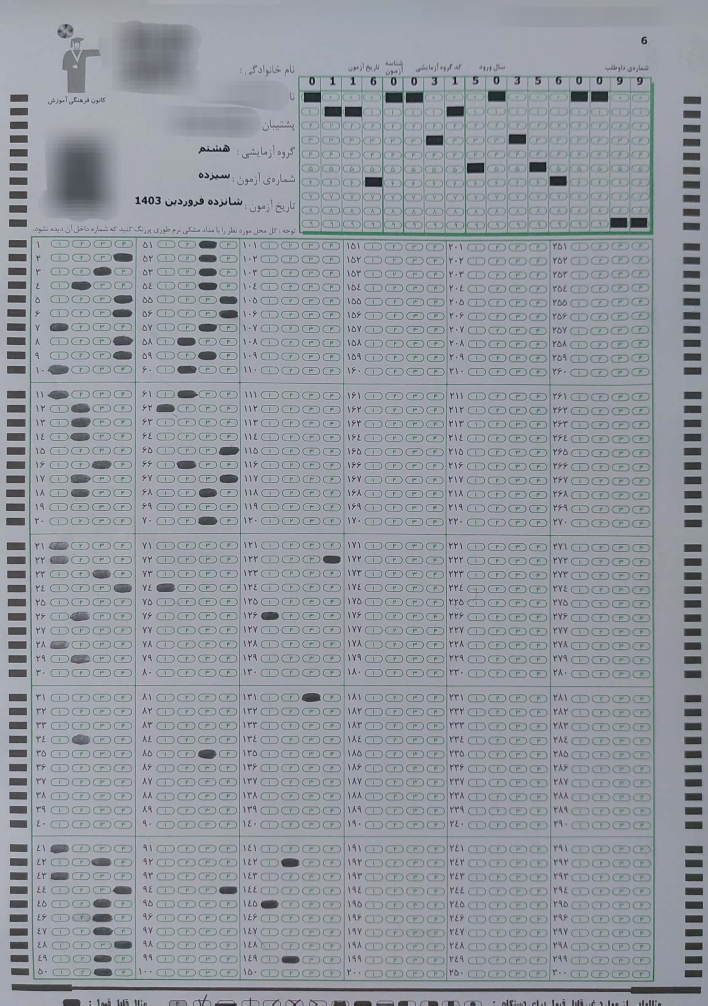
#> input picture images/1.jpg, 2124 x 3018 px (shown at 1/3 size); the run also reads 1 picture not shown here
$ python ImageProcessing.py
#> lines starting #> are read from the running program, lines starting #| are printed output that depends on the picture; after the words box and inside, x2 and y2 are one past the last pixel; in counts of white or black regions, pixels touching at a corner belong together
import cv2
import numpy as np
import pytesseract
pytesseract.pytesseract.tesseract_cmd = r'C:\Program Files\Tesseract-OCR\tesseract.exe'

WIDTH = 600
HEIGHT = 800

# Load images
image1 = cv2.imread('images/1.jpg', cv2.IMREAD_GRAYSCALE)
#> image1: shape (3018, 2124); min 0, max 219, mean 151.9
image2 = cv2.imread('images/2.jpg', cv2.IMREAD_GRAYSCALE)
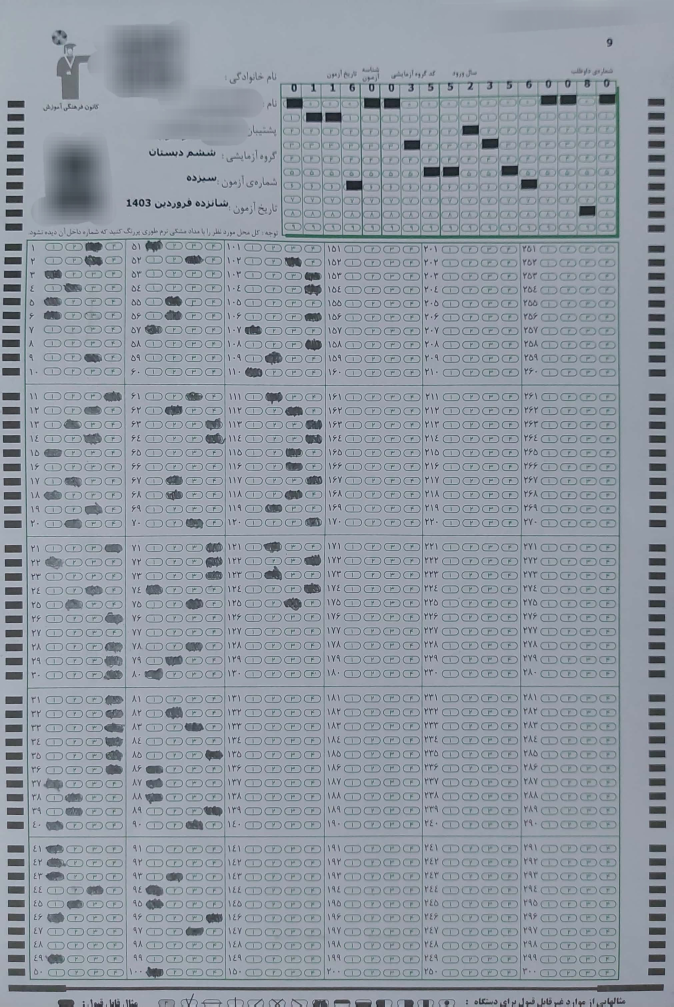
#> input picture images/2.jpg, 2020 x 3020 px (shown at 1/3 size)
#> image2: shape (3020, 2020); min 0, max 218, mean 151.4
image3 = cv2.imread('images/3.jpg', cv2.IMREAD_GRAYSCALE)
#> image3: shape (3062, 2176); min 0, max 225, mean 153.4
image4 = cv2.imread('images/4.jpg', cv2.IMREAD_GRAYSCALE)
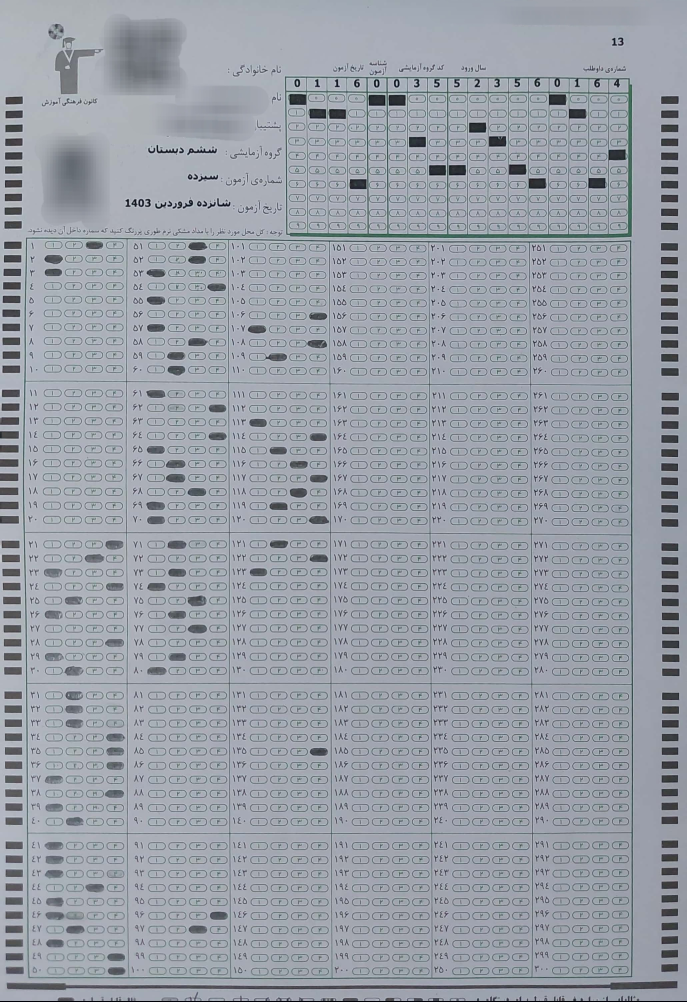
#> input picture images/4.jpg, 2060 x 3004 px (shown at 1/3 size)
#> image4: shape (3004, 2060); min 0, max 230, mean 158.8
image5 = cv2.imread('images/5.jpg', cv2.IMREAD_GRAYSCALE)
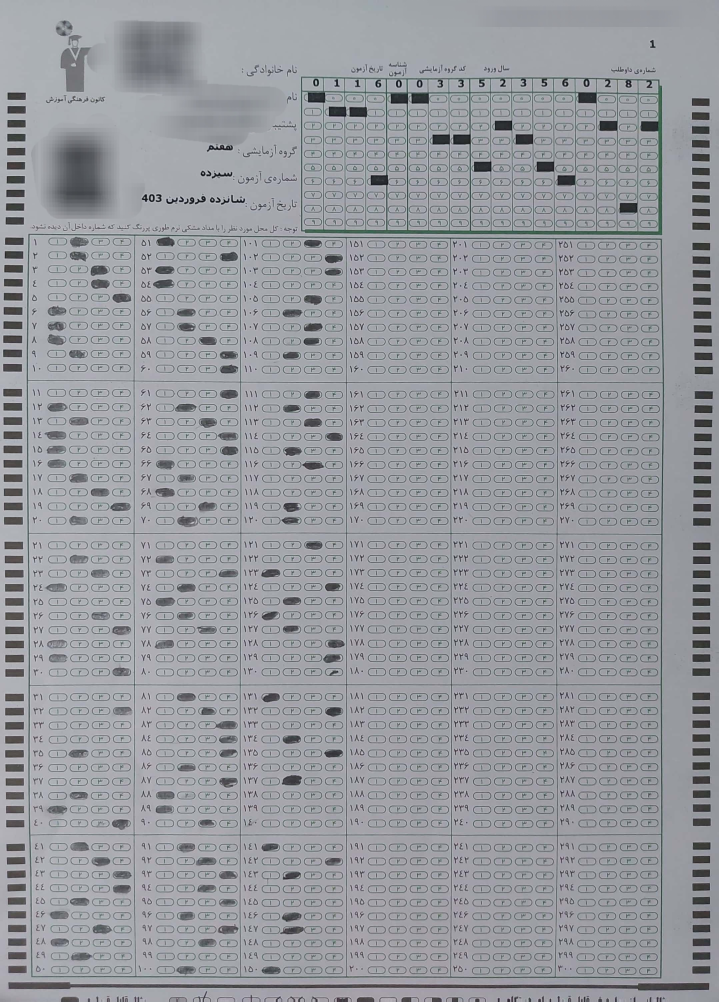
#> input picture images/5.jpg, 2156 x 3004 px (shown at 1/3 size)
#> image5: shape (3004, 2156); min 0, max 226, mean 153.8
image6 = cv2.imread('images/6.png', cv2.IMREAD_GRAYSCALE)
image7 = cv2.imread('images/7.jpg', cv2.IMREAD_GRAYSCALE)
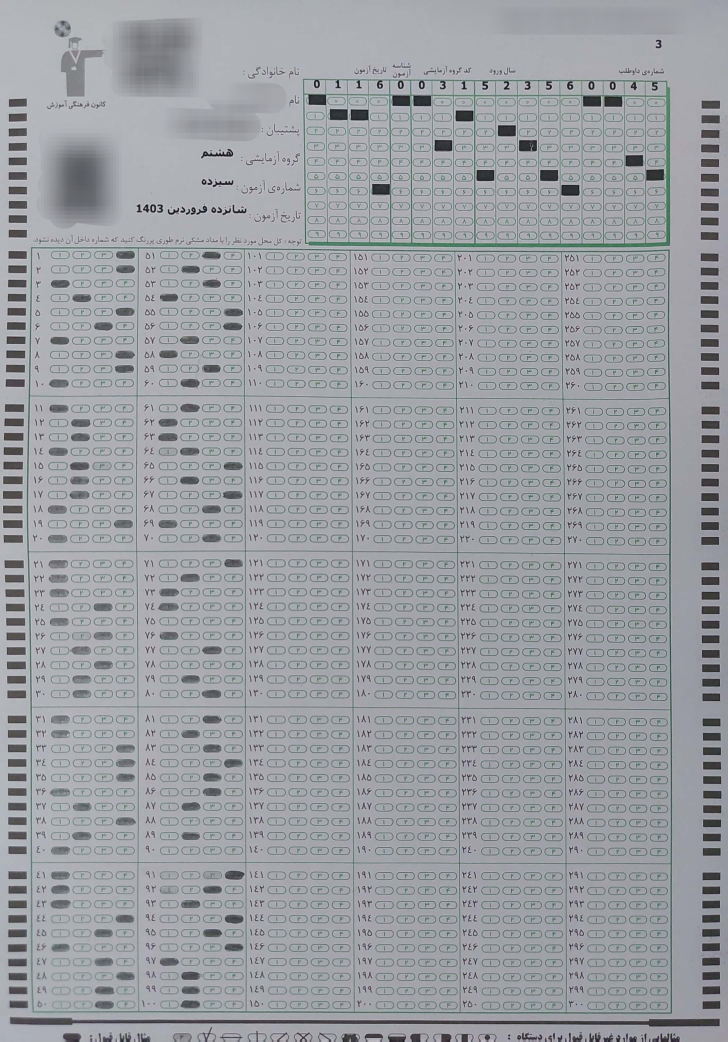
#> input picture images/7.jpg, 2184 x 3126 px (shown at 1/3 size)
#> image7: shape (3126, 2184); min 0, max 222, mean 157.9
image8 = cv2.imread('images/8.jpg', cv2.IMREAD_GRAYSCALE)

# Check if images are loaded correctly
if image1 is None:
    raise IOError("Error: Image 1 could not be loaded.")
# You can add similar checks for other images if needed

# Apply threshold
ret, binary1 = cv2.threshold(image1, 150, 255, cv2.THRESH_BINARY_INV)
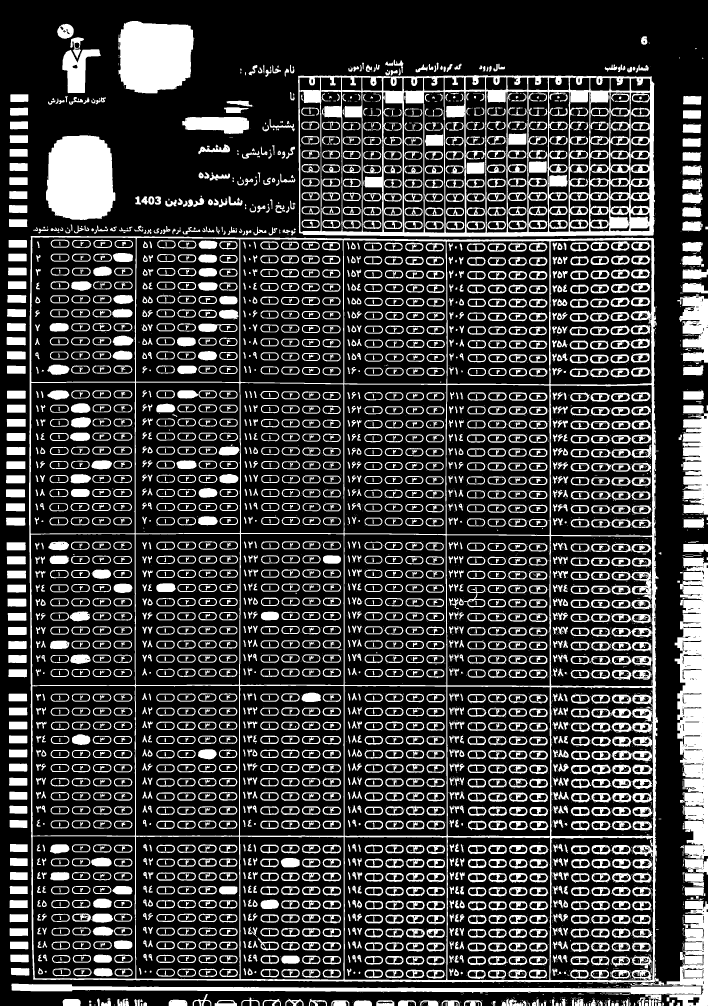
#> binary1: shape (3018, 2124) (shown at 1/3 size); 24% white; 7291 white regions (4143 under 20 px)

# Find contours
contours, _ = cv2.findContours(binary1, cv2.RETR_EXTERNAL, cv2.CHAIN_APPROX_SIMPLE)
#> contours = 816 contours, 498 with area under 20; largest, box (x1, y1, x2, y2) and area: (87, 708, 2124, 3018) 4196055, (894, 225, 1965, 711) 509883, (2024, 1672, 2124, 2582) 65744, (138, 406, 346, 660) 44474, (355, 63, 581, 280) 41170
bubbles = [c for c in contours if 100 < cv2.contourArea(c) < 1000]
#> bubbles = 101 contours; largest, box (x1, y1, x2, y2) and area: (644, 3000, 711, 3018) 966, (506, 2999, 562, 3018) 910, (1128, 3001, 1183, 3018) 810, (672, 322, 747, 340) 787, (1061, 3001, 1116, 3018) 776

filled_bubbles = []
for bubble in bubbles:
    mask = np.zeros_like(binary1)
    cv2.drawContours(mask, [bubble], -1, 255, -1)
    mean_val = cv2.mean(binary1, mask=mask)[0]
    if mean_val > 127:
        filled_bubbles.append(bubble)
#> this loop made 101 passes
#> mean_val on passes 1 to 12: 251.9, 251.1, 255, 255, 255, 255, 255, 204.3, 255, 254.3, 255, 255
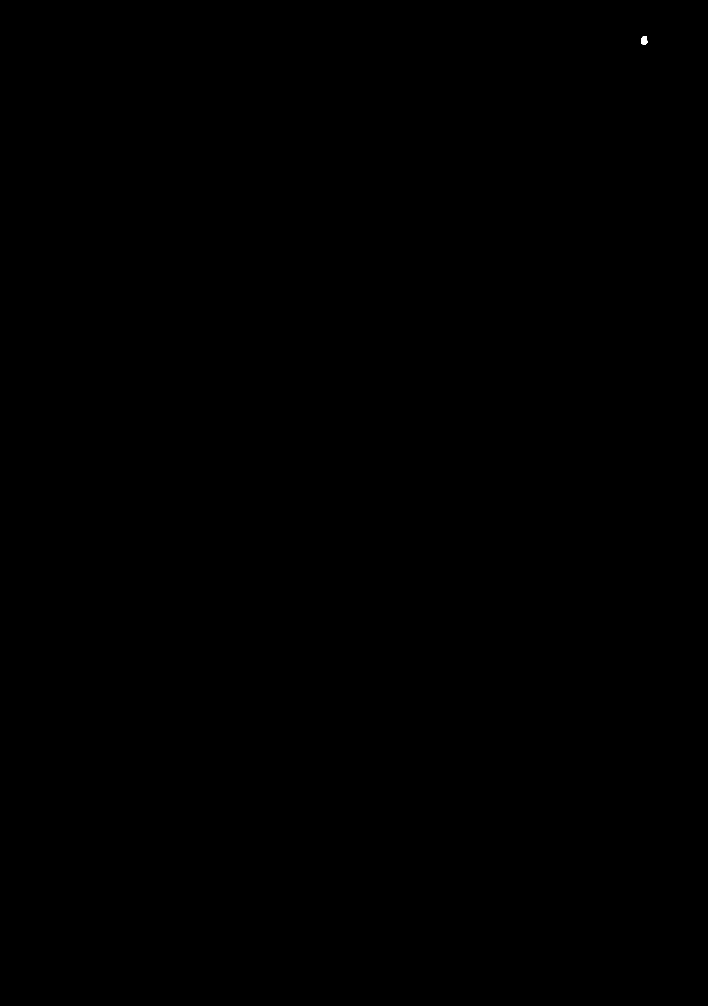
#> mask: shape (3018, 2124) (shown at 1/3 size); 0.01% white; 1 white region
#> after the loop, filled_bubbles has the same summary as bubbles

# Define region for OCR
student_id_region = image1[220:280, 850:2000]
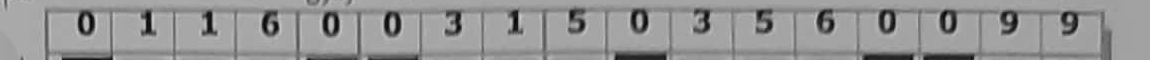
#> student_id_region: shape (60, 1150); min 0, max 206, mean 148.7

# Perform OCR
#> (the run stopped early here; a loop or call above may not have finished)
